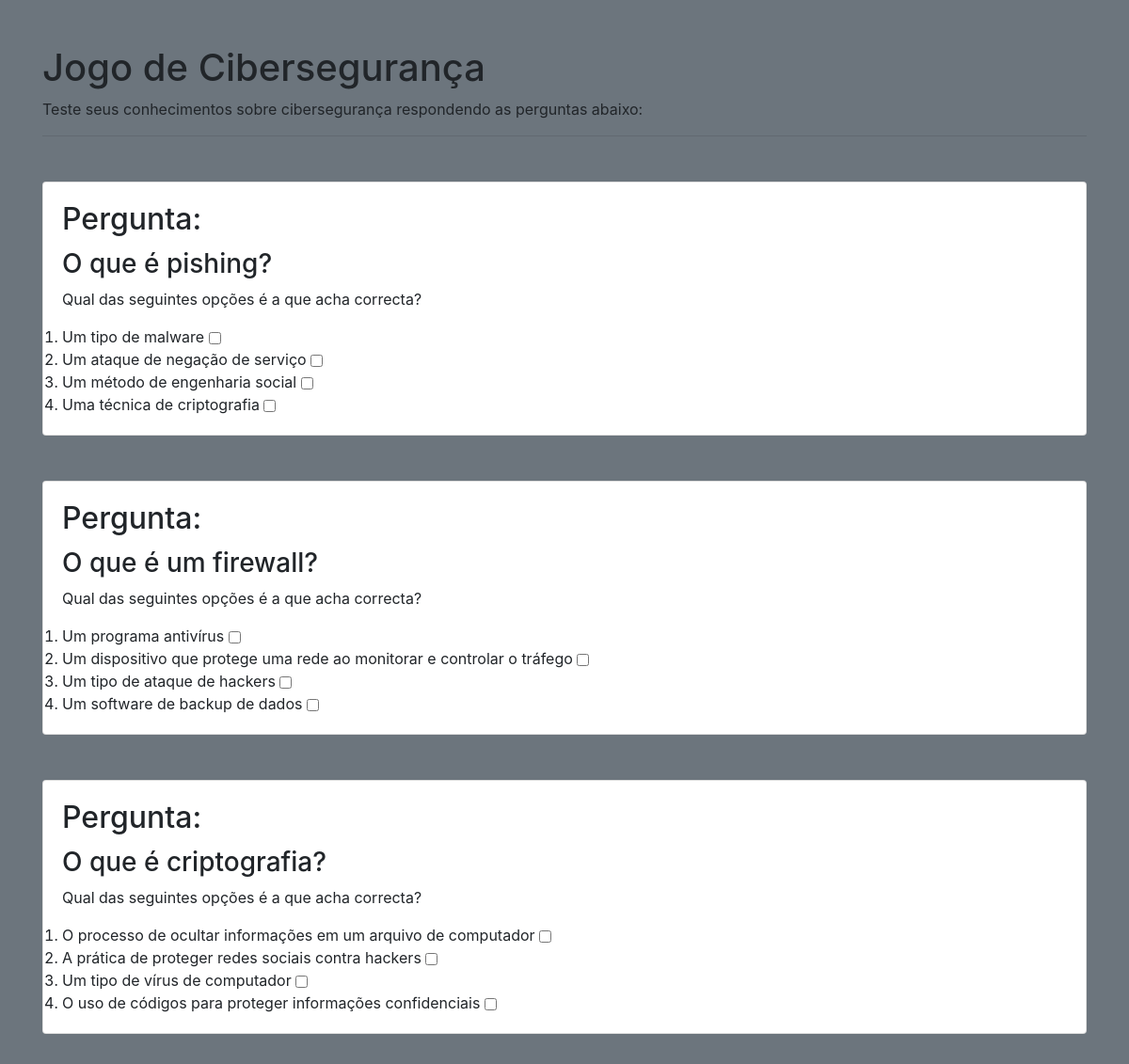
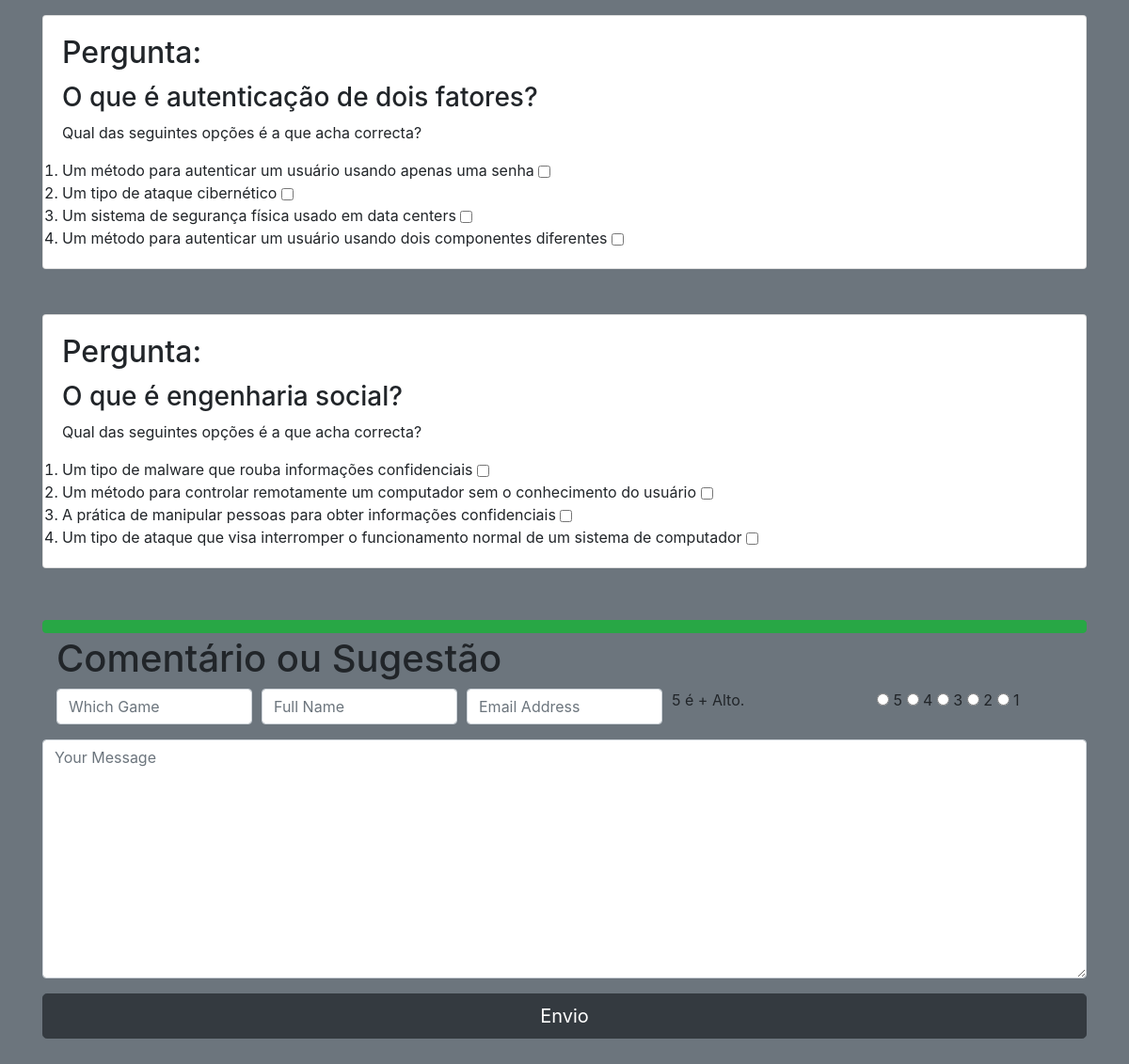
Screenshot of /game/1/ (signed in) with the database file from the repository (2 pictures, top to bottom).
### tables this page shows
CREATE TABLE perguntas(
    id_pergunta INTEGER NOT NULL PRIMARY KEY AUTOINCREMENT NOT NULL,
    pergunta CHAR(255) NOT NULL,
    fk_id_jogo INT NOT NULL,
    foreign key(fk_id_jogo) references jogos(id_jogo)

);

CREATE TABLE respostas(
    id_resposta INTEGER PRIMARY KEY AUTOINCREMENT NOT NULL,
    resposta CHAR(255) NOT NULL,
    corrigir BOOLEAN NOT NULL,
    fk_id_pergunta INTEGER NOT NULL,
    foreign key(fk_id_pergunta) references perguntas(id_pergunta)
);

### app.py (the view)
@app.route('/game/<int:id>/')
@login_necessario
def game(id):
    con = connection()
    cur = con.cursor()
    cur2 = con.cursor()
    cur.execute( f"Select * from perguntas where fk_id_jogo = {id}" )
    perguntas = cur.fetchall()
    perguntas_respostas = {}
    for pergunta in perguntas:
        id_pergunta = pergunta[0]
        pergunta_str = pergunta[1]
        cur2.execute(f"Select * from respostas where fk_id_pergunta = {id_pergunta}")
        respostas = cur2.fetchall()
        respostas_possiveis = {}
        for resposta in respostas:
            res = str(resposta[2])
            id_resposta = resposta[0]
            resposta = resposta[1]
            respostas_possiveis[id_resposta] = (resposta, res)
        perguntas_respostas[id_pergunta] = {
            pergunta_str : respostas_possiveis
        }
    print(perguntas_respostas)
    con.close()
    return render_template('game.html', perguntas_respostas = perguntas_respostas, id=id )

### app.py (called while the page is built)
def connection():
    conn = sqlite3.connect('database.db')
    conn.row_factory = sqlite3.Row
    return conn

def login_necessario(f):
    @wraps(f)
    def funcao_decorator(*args, **kwargs):
        if not bool(session):
            return redirect(url_for('login', next=request.url))
        return f(*args, **kwargs)
    return funcao_decorator

### templates/game.html (shortened to what this page needs)
{% extends 'base.html' %}
{% block content %}
<div class="container my-5">
    <h1>Jogo de Cibersegurança</h1>
    <p>Teste seus conhecimentos sobre cibersegurança respondendo as perguntas abaixo:</p>
    <hr>
	<form onclick="validate()" >
	{% for pergunta in perguntas_respostas %}
	{% for pergunta_real in perguntas_respostas[pergunta] %}
    <div class="card my-5">
        <div class="card-body">
            <h2 class="card-title">Pergunta:</h2>
			<h3>{{pergunta_real}}</h3>
            <p class="card-text">Qual das seguintes opções é a que acha correcta?</p>
            <ol class="card-text">
				{% for resposta in perguntas_respostas[pergunta][pergunta_real] %}
                <li class="response">{{perguntas_respostas[pergunta][pergunta_real][resposta][0]}}
					<input class="btn btn-primary check" type="checkbox" value="{{perguntas_respostas[pergunta][pergunta_real][resposta][1]}}"  >
				</li>
				{% endfor %}
            </ol>
        </div>
    </div>
	{% endfor %}
	{% endfor %}
	<div class=" resultado w-100 btn btn-success" id="butaoResultado"  type="hidden">
	</div>
	</form>
	  <div class="container">
		<h1>Comentário ou Sugestão</h1>
		<form target="_blank" action="https://formsubmit.co/jose.goncalves09101992@gmail.com" method="POST">
		  <div class="form-group">
			<div class="form-row">
				<div class="col">
					<input type="text" name="game" class="form-control" placeholder="Which Game" required>
				</div>
				<div class="col">
					<input type="text" name="name" class="form-control" placeholder="Full Name" required>
				</div>
				<div class="col">
					<input type="email" name="email" class="form-control" placeholder="Email Address" required>
				</div>
				<div class="col">
					<label for="Rating" title="ratings">5 é + Alto.</label>
				</div>
				<div class="col">
					<input type="radio" id="star5" name="rating" value="5">
					<label for="star5" title="5 stars">5</label>
					<input type="radio" id="star4" name="rating" value="4">
					<label for="star4" title="4 stars">4</label>
					<input type="radio" id="star3" name="rating" value="3">
					<label for="star3" title="3 stars">3</label>
					<input type="radio" id="star2" name="rating" value="2">
					<label for="star2" title="2 stars">2</label>
					<input type="radio" id="star1" name="rating" value="1">
					<label for="star1" title="1 star">1</label>
			 	</div>
			</div>
			</div>
		  </div>
		  <div class="form-group">
			<textarea placeholder="Your Message" class="form-control" name="message" rows="10" required></textarea>
		  </div>
		  <button type="submit" class="btn btn-lg btn-dark btn-block">Envio</button>
	  </div>
{% endblock %}

### templates/base.html (shortened to what this page needs)
<!DOCTYPE html>
<html lang="en">
<head>
    <link rel="stylesheet" href="{{ url_for('static', filename='static/css/style.css') }}">
    <link rel="stylesheet" href="https://cdn.jsdelivr.net/npm/bootstrap@4.6.1/dist/css/bootstrap.min.css">
</head>
<body class="bg-secondary">
    {% block content %}{% endblock %}
</body>
</html>

### static/css/style.css (style rules this page uses)
* { margin: 0; padding: 0; box-sizing: border-box; }

### rows the page displays
perguntas: pergunta "O que é pishing?", pergunta.resposta "Um tipo de malware" "Um ataque de negação de serviço" "Um método de engenharia social" "Uma técnica de criptografia"
perguntas: pergunta "O que é um firewall?", pergunta.resposta "Um programa antivírus" "Um dispositivo que protege uma rede ao monitorar e controlar o tráfego" "Um tipo de ataque de hackers" "Um software de backup de dados"
perguntas: pergunta "O que é criptografia?", pergunta.resposta "O processo de ocultar informações em um arquivo de computador" "A prática de proteger redes sociais contra hackers" "Um tipo de vírus de computador" "O uso de códigos para proteger informações confidenciais"
perguntas: pergunta "O que é autenticação de dois fatores?", pergunta.resposta "Um método para autenticar um usuário usando apenas uma senha" "Um tipo de ataque cibernético" "Um sistema de segurança física usado em data centers" "Um método para autenticar um usuário usando dois componentes diferentes"
perguntas: pergunta "O que é engenharia social?", pergunta.resposta "Um tipo de malware que rouba informações confidenciais" "Um método para controlar remotamente um computador sem o conhecimento do usuário" "A prática de manipular pessoas para obter informações confidenciais" "Um tipo de ataque que visa interromper o funcionamento normal de um sistema de computador"
